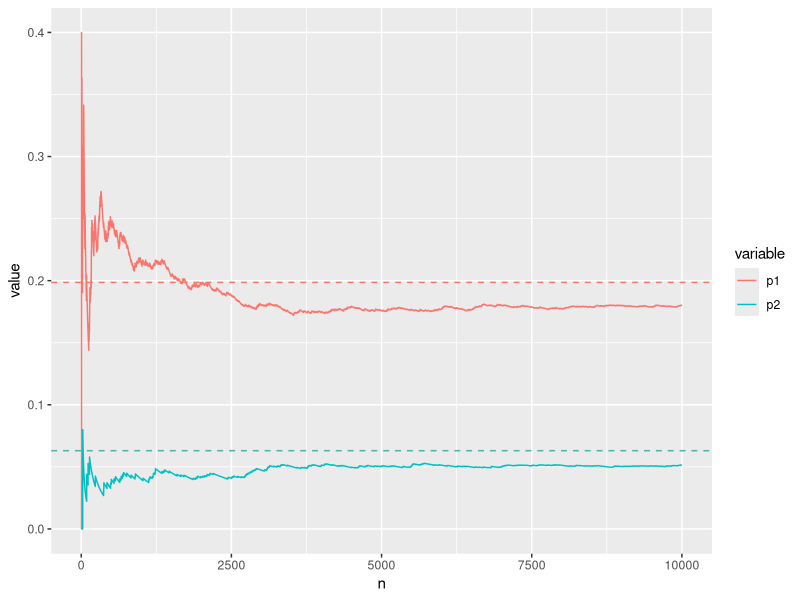
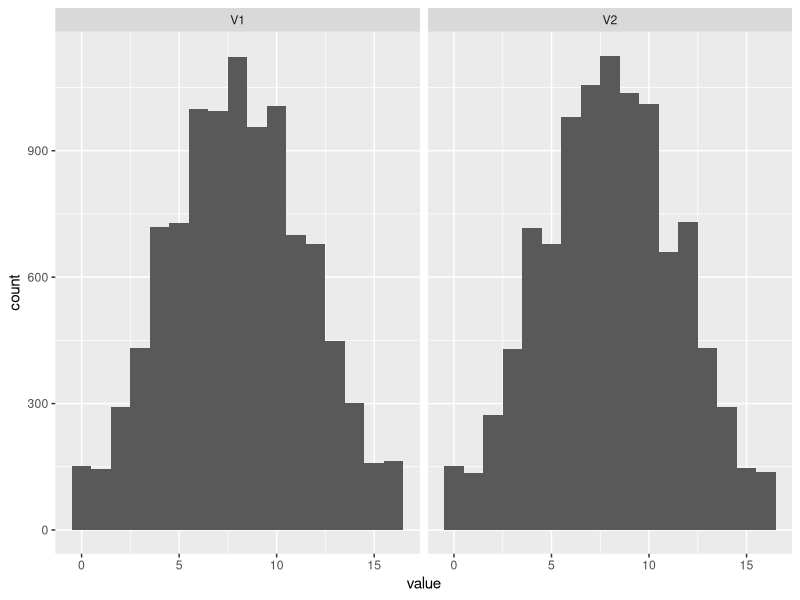

Write R code to recreate these figures, in order.
## ---- chunk 1

knitr::opts_chunk$set(echo = TRUE)

library(tidyverse)
library(magrittr)
library(reshape2)


## ---- chunk 2

data(PlantGrowth)

g1 <- subset(PlantGrowth, group == "ctrl")
g2 <- subset(PlantGrowth, group == "trt1")
g3 <- subset(PlantGrowth, group == "trt2")

## ---- chunk 3

# test statistic
u_test <- function(x, y) {
  df <- outer(x, y, FUN = function(x, y) ifelse(x > y,
                                          1,
                                          ifelse(x == y, .5, 0))
  )
  
  sum(df)
}


# test
x <- rnorm(50, 0, 1)
y <- rnorm(25, 1, 2)
u_test(x, y) + u_test(y, x) == length(x)*length(y)

## ---- chunk 4

# Null distribution
u_null <- function(x, y, n = 10) {
  
  sapply(1:n, FUN = function(i) {
    
    xy <- c(x, y)
    N <- length(xy)
    
    
    x_ind <- sample(1:N, length(x), replace =FALSE) 
    y_ind <- !(1:N %in% x_ind)
    
    rand_x <- xy[x_ind]
    rand_y <- xy[y_ind]
    
    u_test(rand_x, rand_y)
  })
  
}
  

mann_whitney <- function(x, y, two_tailed = FALSE,  null_n = 10000, null_dist = NULL) {
 
  if(is.null(null_dist)) {
    null_dist <- u_null(x, y, n = null_n)
  }
  
  p <- min(mean(u_test(x, y) > null_dist),
           mean(u_test(x, y) < null_dist))
  
  if(two_tailed) {
    p <- 2*p
  } 
  
  return(p)
}


## ---- chunk 5

true_values <- c(wilcox.test(g1$weight, g2$weight, alternative = "two.sided")$p.value,
                 wilcox.test(g1$weight, g3$weight, alternative = "two.sided")$p.value)


null_n <- 10000
null_distributions <- cbind(u_null(g1$weight, g2$weight, null_n),
                            u_null(g1$weight, g3$weight, null_n))

p_values <- sapply(1:null_n, FUN = function(i) {

  c(mann_whitney(g1$weight, g2$weight, two_tailed = TRUE,  null_dist = null_distributions[1:i, 1]),
  mann_whitney(g1$weight, g3$weight, two_tailed = TRUE, null_dist = null_distributions[1:i, 2]))
  
}) %>% 
  t %>% 
  as.data.frame() %>% 
  cbind(1:null_n) %>% 
  set_colnames(c("p1", "p2", "n"))

p <- p_values %>% 
  melt(id.vars = "n") %>% 
  ggplot(aes(x = n, y = value, color = variable)) +
  geom_line() +
  geom_hline(yintercept = true_values[1], linetype = "dashed", color = "#F8766D")+
  geom_hline(yintercept = true_values[2], linetype = "dashed", color = "#00A087B2")

print(p)

## ---- chunk 6

g1_4 <- sample(g1$weight, 4)
g2_4 <- sample(g2$weight, 4)
g3_4 <- sample(g3$weight, 4)

null_distributions2 <- cbind(u_null(g1_4, g2_4, null_n),
                            u_null(g1_4, g3_4, null_n))


# p-values
c(mann_whitney(g1_4, g2_4, null_dist = null_distributions2[, 1]),
  mann_whitney(g1_4, g3_4, null_dist = null_distributions2[, 2]))

## ---- chunk 7

null_distributions2 %>% 
  as.data.frame() %>% 
  melt() %>% 
  ggplot(aes(x = value)) +
  geom_histogram(position = "dodge", binwidth = 1) +
  facet_wrap(~variable)

## ---- chunk 8

# Edit data to pleasing shape
titan_table <- Titanic %>%
  as.data.frame() %>% 
  select(-Class) %>%
  group_by(Survived, Sex, Age) %>%
  summarize(sum = sum(Freq)) %>% 
  as.data.frame() %>% 
  ungroup()

titan_table


## ---- chunk 9

# Chi squared statistic
chi_sq_statistic <- function(table) {
  
  if(dim(table)[1] != 2 & dim(table)[2] != 2) {
    stop("Invalid confingency table")
  }
  
  a <- table[1, 1]
  b <- table[1, 2]
  c <- table[2, 1]
  d <- table[2, 2]
  
  statistic <- ((a*d - b*c)^2)*(sum(table))/( (a+b)*(c+d)*(b+d)*(a+c) )
  
  return(statistic)
}

# Null distribution
chi_sq_null <- function(table, n = 100) {
  
  N <- sum(table)
  
  null_dist <- c()
  
  for(i in 1:n) {
    
    
    a <- sample(1:N, 1)
    b <- sample(1:(N - a), 1)
    c <- sample(1:(N - a - b), 1)
    d <- N - a - b - c
    
    null_dist <- c(null_dist,  chi_sq_statistic(matrix(c(a, b, c, d), 2, 2, byrow = TRUE)))
  }
  
  null_dist <- null_dist[is.finite(null_dist)]
  
  return(null_dist)
}

# Test against null
chi_sq_test <- function(table, null_dist = NULL, n = 100) {
  
  if(is.null(null_dist)) {
    null_dist <- chi_sq_null(table, n)
  }
  
  chi_sq <- chi_sq_statistic(table)
  
  p <- mean(null_dist >= chi_sq)
  
  return(p)

}

## ---- chunk 10
  age_df <- titan_table %>% 
  select(-Sex) %>%
  group_by(Age, Survived) %>%
  summarize(sum = sum(sum)) %>% 
  ungroup() %>% 
  spread(Age, sum) %>% 
  as.data.frame() %>%
  column_to_rownames(var="Survived")

chi_sq_test(age_df, n = 10000)

## ---- chunk 11
sex_df <- titan_table %>% 
  select(-Age) %>%
  group_by(Sex, Survived) %>%
  summarize(sum = sum(sum)) %>% 
  ungroup() %>% 
  spread(Sex, sum) %>% 
  as.data.frame() %>%
  column_to_rownames(var="Survived")

chi_sq_test(sex_df, n = 1000)

